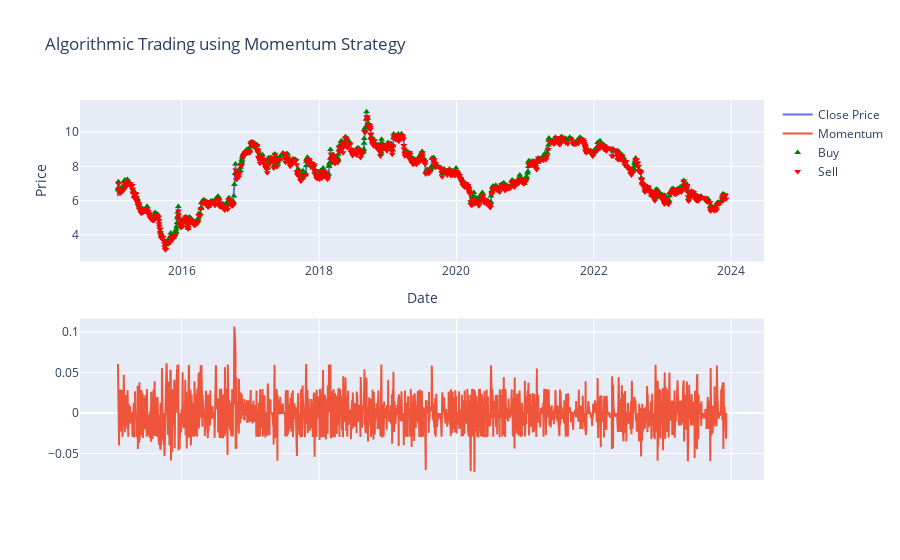

Notebook code for this chart:
### Code cell
# Creating subplots to show momentum and buying/selling markers
figure = make_subplots(rows=2, cols=1)
figure.add_trace(go.Scatter(x=data.index, 
                         y=data['Close'], 
                         name='Close Price'))
figure.add_trace(go.Scatter(x=data.index, 
                         y=data['momentum'], 
                         name='Momentum', 
                         yaxis='y2'))

# Adding the buy and sell signals
figure.add_trace(go.Scatter(x=data.loc[data['momentum'] > 0].index, 
                         y=data.loc[data['momentum'] > 0]['Close'], 
                         mode='markers', name='Buy', 
                         marker=dict(color='green', symbol='triangle-up')))

figure.add_trace(go.Scatter(x=data.loc[data['momentum'] < 0].index, 
                         y=data.loc[data['momentum'] < 0]['Close'], 
                         mode='markers', name='Sell', 
                         marker=dict(color='red', symbol='triangle-down')))
figure.update_layout(title='Algorithmic Trading using Momentum Strategy',
                  xaxis_title='Date',
                  yaxis_title='Price')
figure.update_yaxes(title="Momentum", secondary_y=True)

### Figure 1 — Plotly figure (JSON) as saved in the notebook; plotly's stock layout.template omitted (floating-point values rounded to 4 significant figures; data arrays with more than 128 entries replaced by an {"elided": "..."} marker saying what was removed)
{"data": [{"name": "Close Price", "type": "scatter", "x": {"elided": "2030 str values"}, "y": {"elided": "2030 float values"}}, {"name": "Momentum", "type": "scatter", "x": {"elided": "2030 str values"}, "y": {"elided": "2030 float values"}, "yaxis": "y2"}, {"marker": {"color": "green", "symbol": "triangle-up"}, "mode": "markers", "name": "Buy", "type": "scatter", "x": {"elided": "748 str values"}, "y": {"elided": "748 float values"}}, {"marker": {"color": "red", "symbol": "triangle-down"}, "mode": "markers", "name": "Sell", "type": "scatter", "x": {"elided": "890 str values"}, "y": {"elided": "890 float values"}}], "layout": {"autosize": true, "title": {"text": "Algorithmic Trading using Momentum Strategy"}, "xaxis": {"anchor": "y", "autorange": true, "domain": [0, 1], "range": ["2014-07-14 02:48:53.5378", "2024-06-18 21:11:06.4622"], "title": {"text": "Date"}, "type": "date"}, "xaxis2": {"anchor": "y2", "domain": [0, 1]}, "yaxis": {"anchor": "x", "autorange": true, "domain": [0.575, 1], "range": [2.147, 12.17], "title": {"text": "Price"}, "type": "linear"}, "yaxis2": {"anchor": "x2", "autorange": true, "domain": [0, 0.425], "range": [-0.08262, 0.1168], "type": "linear"}}}
